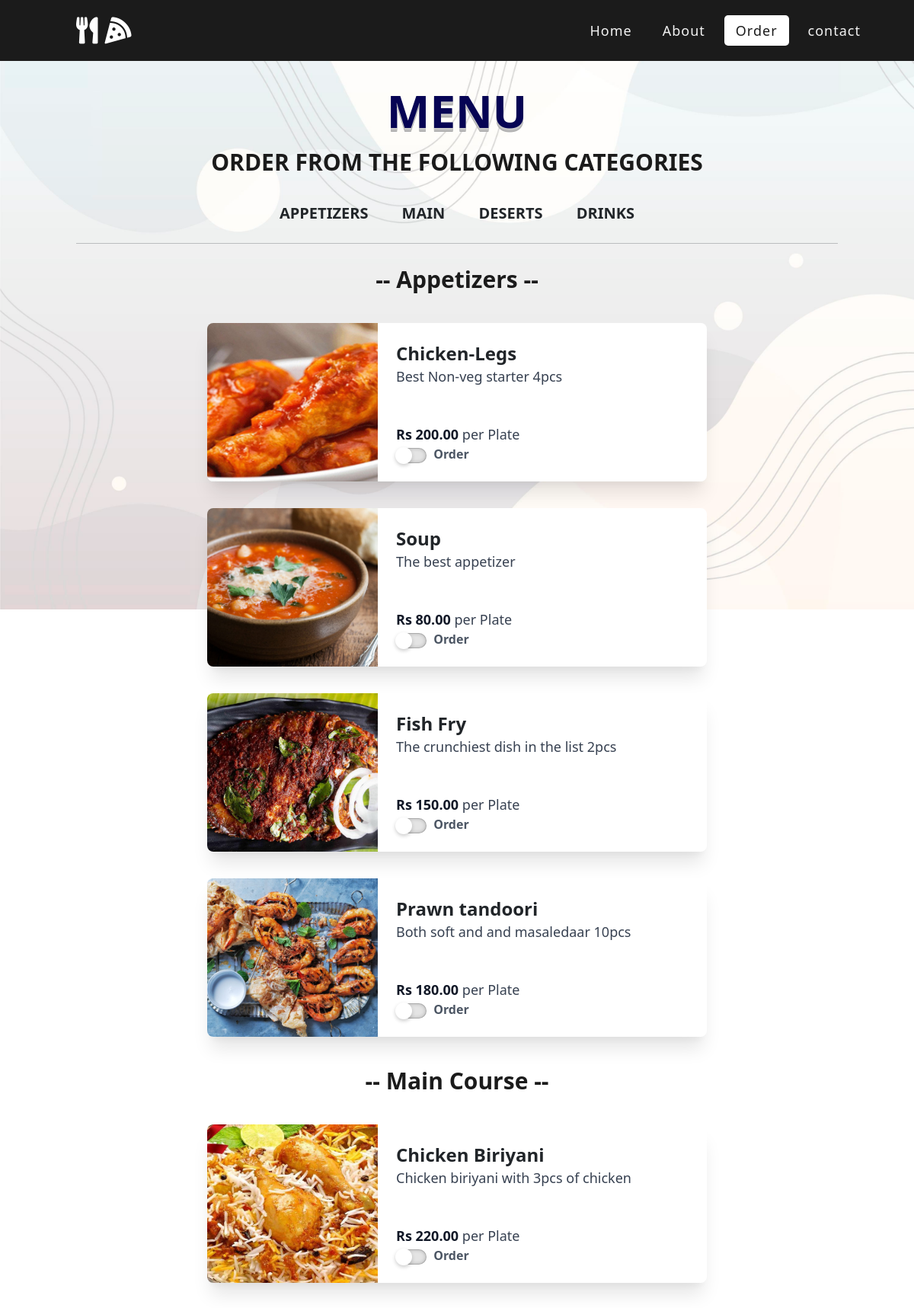
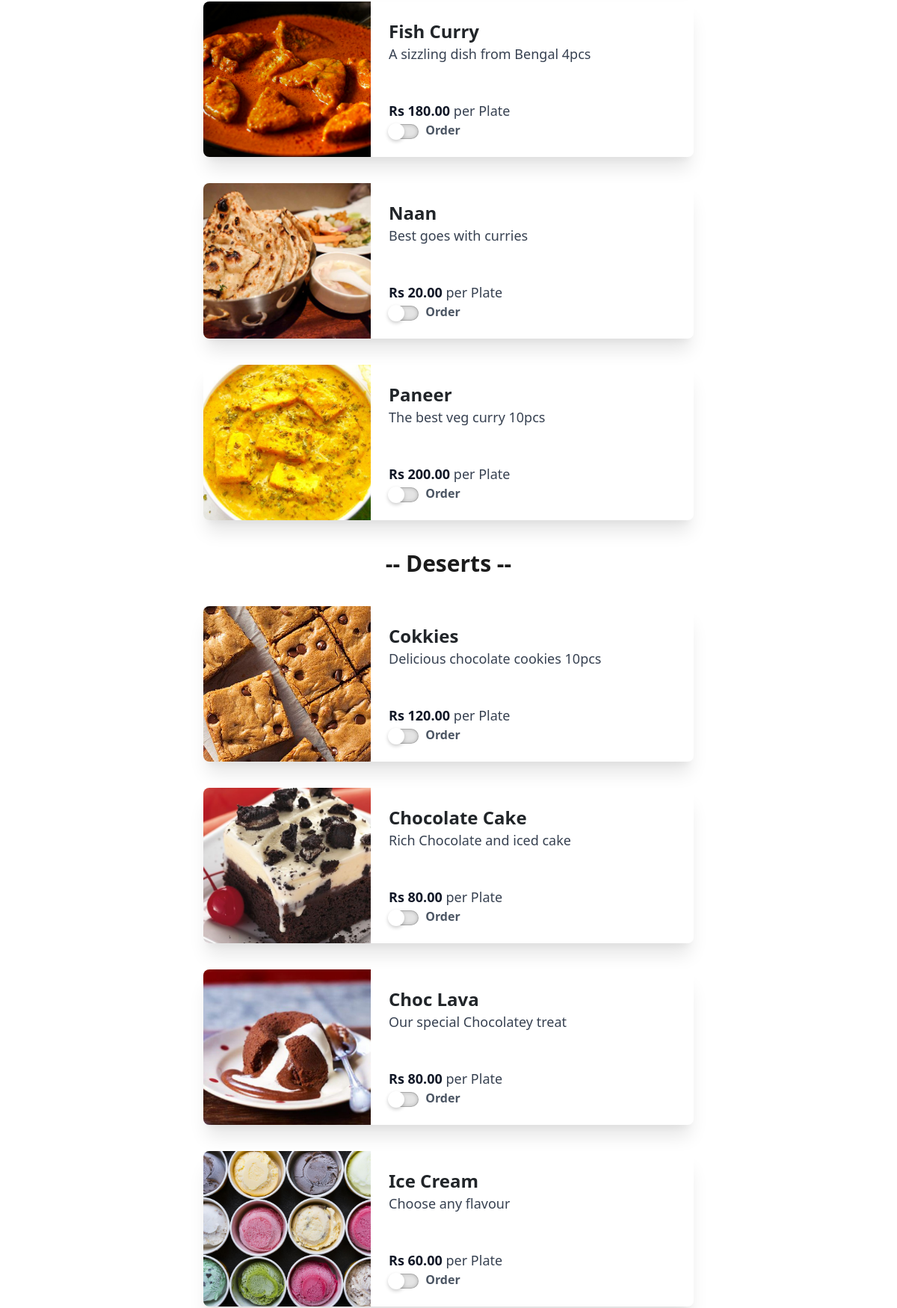
The page /order/ (upper part) on the database its author committed (2 pictures, top to bottom).
### customer/models.py (models this page shows, shortened)
class MenuItem(models.Model):
    name=models.CharField(max_length=100)
    description=models.TextField()
    image=models.ImageField(upload_to='menu_images/')
    price=models.DecimalField(max_digits=5,decimal_places=2)
    category=models.ManyToManyField('Category',related_name='item')

### customer/views.py (the view, shortened to what this page needs)
# urls.py: path('order/',Order.as_view(),name="order"),
class Order(View):
    def get(self,request,*args, **kwargs):
        appetizers=MenuItem.objects.filter(category__name__contains='Apetizer')
        main=MenuItem.objects.filter(category__name__contains='Main')
        derserts=MenuItem.objects.filter(category__name__contains='Desert')
        drinks=MenuItem.objects.filter(category__name__contains='Drink')
        context={
            'appetizers':appetizers,
            'main':main,
            'derserts':derserts,
            'drinks':drinks,
        }
        return render(request,'customer/order.html',context)

### customer/templates/customer/order.html (shortened to what this page needs)
{% extends 'customer/base.html' %}
{% block content %}
<section class="order-menu">
<div class="big-image2 fixed">
</div>
<nav class="fixed-top">
      <div class="logo"><i class="fas fa-utensils"></i> <i class="fas fa-pizza-slice"></i></div>
      <ul>
        <li><a href="/">Home</a></li>
        <li><a href="/about">About</a></li>
        <li><a class="active" href="{%url 'order' %}">Order</a></li>
        <li><a href="https://tarce09.github.io/portfolio/">contact</a></li>
      </ul>
    </nav>
    <div class="container main-content">
    <div class="order-title">MENU</div>
    <div class="text-order">ORDER FROM THE FOLLOWING CATEGORIES</div>
    <div class="second-nav">
    <a class="divisions" href="#appetizers">APPETIZERS</a>
    <a class="divisions" href="#main">MAIN</a>
    <a class="divisions" href="#deserts">DESERTS</a>
    <a class="divisions" href="#drinks">DRINKS</a>
    </div><br>
    <hr /><br>
    <form method="POST">
        <div class="text-order">-- Appetizers --</div>
        {% for app in appetizers%}
          <div class="flex items-center food-box justify-center">
    <div class="max-w-md md:max-w-2xl px-2 SIZE">
      <div class="bg-white shadow-xl rounded-lg overflow-hidden md:flex">
        <img class="bg-cover bg-bottom h-56 md:h-auto md:w-56 order-img" src="{{app.image.url}}" >
        <div>
          <div class="p-4 md:p-5">
            <p class="font-bold text-xl md:text-2xl">{{app.name}}</p>
            <p class="text-gray-700 md:text-lg">{{app.description}}</p>
          </div>
          <div class="p-4 md:p-5 bg-gray-0">
            <div class="sm:flex sm:justify-between sm:items-center">
              <div>
                <div class="text-lg text-gray-700">
                <span class="text-gray-900 font-bold">Rs {{app.price}}</span> per Plate</div>
                <input type="checkbox" name="items[]" class="form-check-input" value="{{app.pk}}">
                <label class="text-gray-600 font-bold order-label">Order</label>
              </div>
            </div>
        </div>
      </div>
    </div>
    </div>
    </div>
        {% endfor %}
        <div class="text-order">-- Main Course --</div>
            {% for mains in main %}
 <div class="flex items-center food-box justify-center">
    <div class="max-w-md md:max-w-2xl px-2 SIZE">
      <div class="bg-white shadow-xl rounded-lg overflow-hidden md:flex">
        <img class="bg-cover bg-bottom h-56 md:h-auto md:w-56 order-img" src="{{mains.image.url}}" >
        <div>
          <div class="p-4 md:p-5">
            <p class="font-bold text-xl md:text-2xl">{{mains.name}}</p>
            <p class="text-gray-700 md:text-lg">{{mains.description}}</p>
          </div>
          <div class="p-4 md:p-5 bg-gray-0">
            <div class="sm:flex sm:justify-between sm:items-center">
              <div>
                <div class="text-lg text-gray-700">
                <span class="text-gray-900 font-bold">Rs {{mains.price}}</span> per Plate</div>
                <input type="checkbox" name="items[]" class="form-check-input" value="{{mains.pk}}">
                <label class="text-gray-600 font-bold order-label">Order</label>
              </div>
            </div>
        </div>
      </div>
    </div>
    </div>
    </div>
         {% endfor %}
         <div class="text-order">-- Deserts --</div>
            {% for deser in derserts%}
 <div class="flex items-center food-box justify-center">
    <div class="max-w-md md:max-w-2xl px-2 SIZE">
      <div class="bg-white shadow-xl rounded-lg overflow-hidden md:flex">
        <img class="bg-cover bg-bottom h-56 md:h-auto md:w-56 order-img" src="{{deser.image.url}}" >
        <div>
          <div class="p-4 md:p-5">
            <p class="font-bold text-xl md:text-2xl">{{deser.name}}</p>
            <p class="text-gray-700 md:text-lg">{{deser.description}}</p>
          </div>
          <div class="p-4 md:p-5 bg-gray-0">
            <div class="sm:flex sm:justify-between sm:items-center">
              <div>
                <div class="text-lg text-gray-700">
                <span class="text-gray-900 font-bold">Rs {{deser.price}}</span> per Plate</div>
                <input type="checkbox" name="items[]" class="form-check-input" value="{{deser.pk}}">
                <label class="text-gray-600 font-bold order-label">Order</label>
              </div>
            </div>
        </div>
      </div>
    </div>
    </div>
    </div>
            {% endfor %}
            <br><hr /><br><a name="pay"></a>
        <hr /><br>
    </form>
</div>
</section>
{% endblock content %}

### customer/templates/customer/base.html (shortened to what this page needs)
<!doctype html>
{% load static %}
<html lang="en">
  <head>
    <link rel="stylesheet" href={% static 'style.css' %}>
    <link rel="stylesheet" href={% static 'media.css' %}>
    <link rel="stylesheet" href="https://cdnjs.cloudflare.com/ajax/libs/font-awesome/5.15.2/css/all.min.css"/>
    <link href="https://cdn.jsdelivr.net/npm/bootstrap@5.0.0-beta3/dist/css/bootstrap.min.css" rel="stylesheet">
    <link href="https://unpkg.com/tailwindcss@^2/dist/tailwind.min.css" rel="stylesheet">
  </head>
  <body>
    {% block content %}
    {% endblock content %}
  </body>
</html>

### static/style.css (style rules this page uses)
body { margin: 0; font-family: "Roboto", sans-serif; overflow-x: hidden; }
nav { display: flex; height: 80px; width: 100%; background: rgba(0, 0, 0, 0); align-items: center; justify-content: space-between; padding: 0 50px 0 100px; flex-wrap: wrap; }
.order-menu nav, .confirm nav { background: #1b1b1b; }
nav .logo { color: #fff; font-size: 35px; font-weight: 600; }
nav ul { display: flex; flex-wrap: wrap; list-style: none; }
nav ul li { margin: 0 5px; }
nav ul li a { color: #f2f2f2; text-decoration: none; font-size: 18px; font-weight: 500; padding: 8px 15px; border-radius: 5px; letter-spacing: 1px; transition: 0.3s ease-in-out; }
nav ul li a.active, nav ul li a:hover { color: #1b1b1b; background-color: #fff; }
.order-menu .big-image2 { transform: translateY(-100px); }
.main-content { margin: 100px 0 30px; }
.food-box { margin: 35px 0px; }
.SIZE { width: 900px; transition: 500ms; }
.food-box input[type="checkbox"] { position: relative; width: 40px; height :20px; -webkit-appearance: none; background-color: rgb(228, 228, 228); outline: none; border-radius: 20px; box-shadow: inset 0 0 5px rgba(0,0,0,0.2); transition: 500ms; }
.food-box input[type="checkbox"]::before { content: ''; position: absolute; width: 20px; height: 20px; border-radius: 50px; top: -1px; left: -1px; background: #fff; transition: 500ms; transform: scale(1.1,1.1); box-shadow: 0 2px 5px rgba(0,0,0,.2); }
.order-label { margin-left: 5px; }
.order-img { object-fit: cover; width: 100%; }
.big-image2 { height: 100vh; width: 100vw; position: relative; background-size: cover; background-position: 50% 50%; background-image: url("4853433.jpg"); z-index: -100; }
.order-title { font-size: 60px; position: relative; text-align: center; font-weight: 700; color: #060454; text-shadow: 0 1px 0 #ccc, 0 2px 0 #c9c9c9, 0 3px 0 #bbb, 0 4px 0 #b9b9b9, 0 5px 0 #aaa; }
.text-order { font-size: 30px; position: relative; text-align: center; font-weight: 700; color: #1b1b1b; }
.second-nav { text-align: center; margin-top: 30px; }
.second-nav .divisions { text-decoration: none; padding: 5px 20px; font-size: 20px; font-weight: 600; transition: 500ms ease-in-out; border-radius: 10px; }

### rows shown on the page
MenuItem: image (picture), name "Chicken-Legs", description "Best Non-veg starter 4pcs", price "200.00"
MenuItem: image (picture), name "Soup", description "The best appetizer", price "80.00"
MenuItem: image (picture), name "Fish Fry", description "The crunchiest dish in the list 2pcs", price "150.00"
MenuItem: image (picture), name "Prawn tandoori", description "Both soft and and masaledaar 10pcs", price "180.00"
MenuItem: image (picture), name "Chicken Biriyani", description "Chicken biriyani with 3pcs of chicken", price "220.00"
MenuItem: image (picture), name "Fish Curry", description "A sizzling dish from Bengal 4pcs", price "180.00"
MenuItem: image (picture), name "Naan", description "Best goes with curries", price "20.00"
MenuItem: image (picture), name "Paneer", description "The best veg curry 10pcs", price "200.00"
MenuItem: image (picture), name "Cokkies", description "Delicious chocolate cookies 10pcs", price "120.00"
MenuItem: image (picture), name "Chocolate Cake", description "Rich Chocolate and iced cake", price "80.00"
MenuItem: image (picture), name "Choc Lava", description "Our special Chocolatey treat", price "80.00"
MenuItem: image (picture), name "Ice Cream", description "Choose any flavour", price "60.00"
